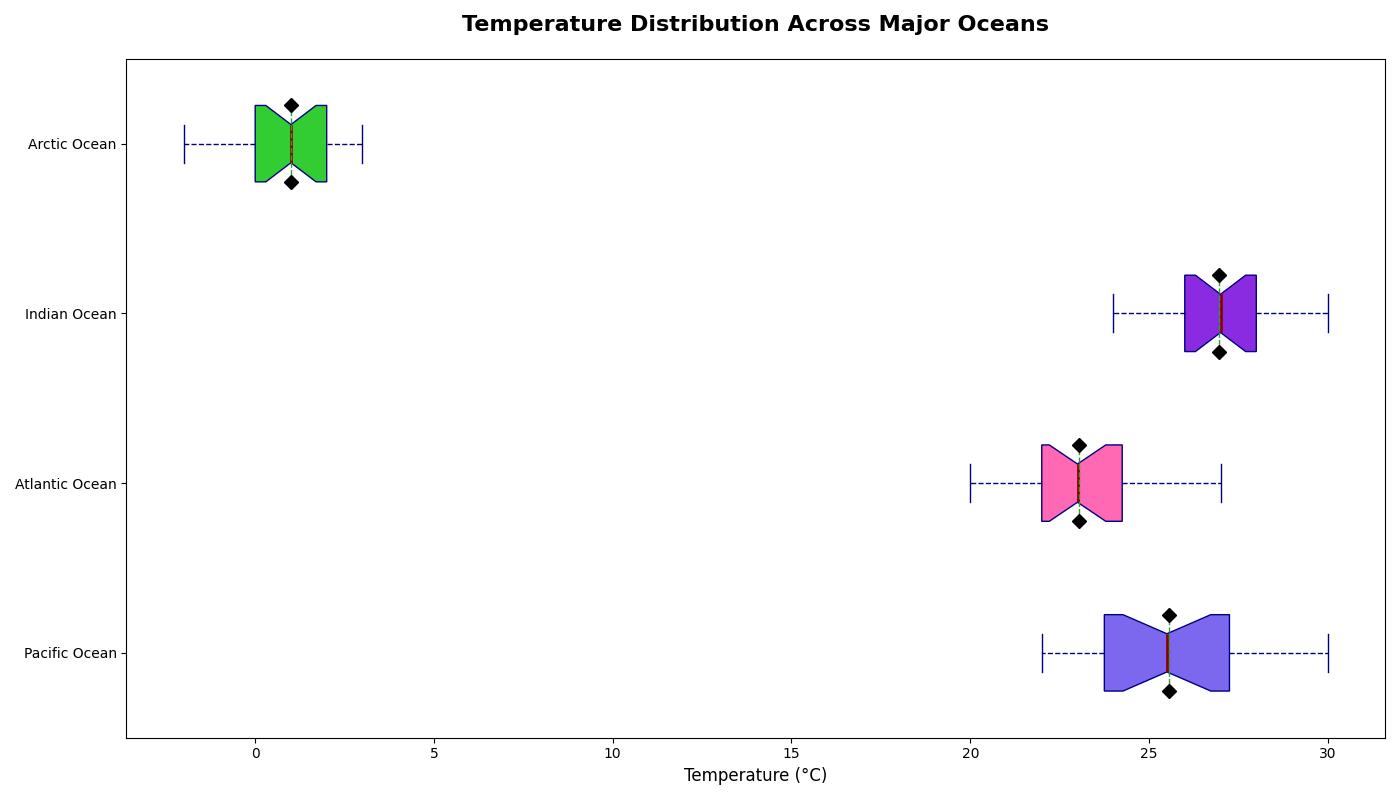

Reproduce this figure in Python.
import matplotlib.pyplot as plt

pacific_temps = [22, 24, 23, 23, 25, 26, 27, 24, 26, 28, 29, 30, 27, 25, 24, 28, 26, 23, 22, 29]
atlantic_temps = [20, 21, 22, 23, 22, 24, 25, 26, 23, 22, 21, 20, 22, 23, 24, 26, 27, 25, 23, 22]
indian_temps = [25, 27, 28, 29, 27, 26, 25, 24, 26, 27, 28, 29, 30, 29, 28, 27, 26, 25, 26, 27]
arctic_temps = [1, 2, 3, 2, 1, 0, -1, 1, 2, 3, -1, -2, 1, 0, 2, 3, -1, 1, 2, 1]

temperature_data = [pacific_temps, atlantic_temps, indian_temps, arctic_temps]
ocean_names = ['Pacific Ocean', 'Atlantic Ocean', 'Indian Ocean', 'Arctic Ocean']

fig, ax = plt.subplots(figsize=(14, 8))

# New set of colors
colors = ['#7B68EE', '#FF69B4', '#8A2BE2', '#32CD32']

box = ax.boxplot(temperature_data, vert=False, patch_artist=True, notch=True,
                 boxprops=dict(color='navy'),
                 whiskerprops=dict(color='navy', linestyle='--'),
                 capprops=dict(color='navy'),
                 medianprops=dict(color='darkred', linewidth=2),
                 flierprops=dict(marker='o', color='red', alpha=0.5),
                 meanline=True, showmeans=True, meanprops=dict(marker='D', markerfacecolor='black', markeredgecolor='black', markersize=7))

for patch, color in zip(box['boxes'], colors):
    patch.set_facecolor(color)

ax.set_xlabel('Temperature (°C)', fontsize=12)
ax.set_yticks([1, 2, 3, 4])
ax.set_yticklabels(ocean_names)
ax.set_title('Temperature Distribution Across Major Oceans', fontsize=16, fontweight='bold', pad=20)

plt.tight_layout()
plt.show()
